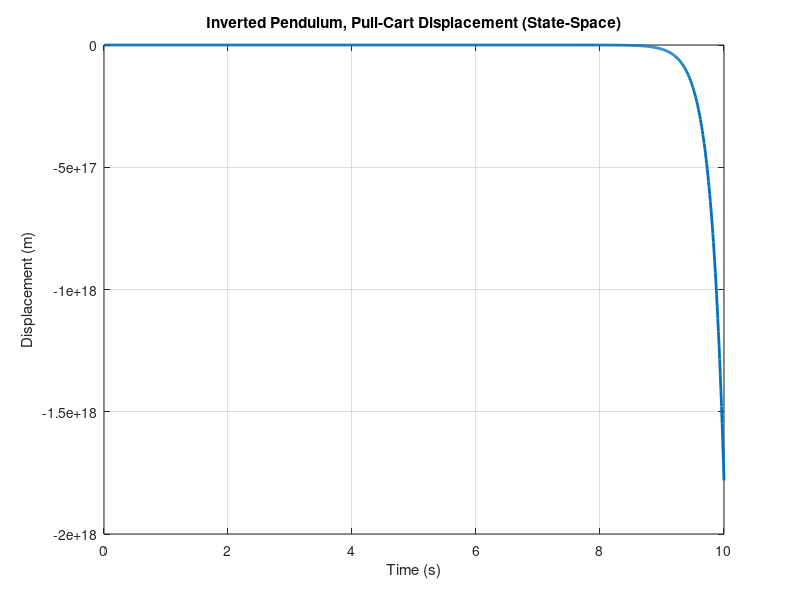
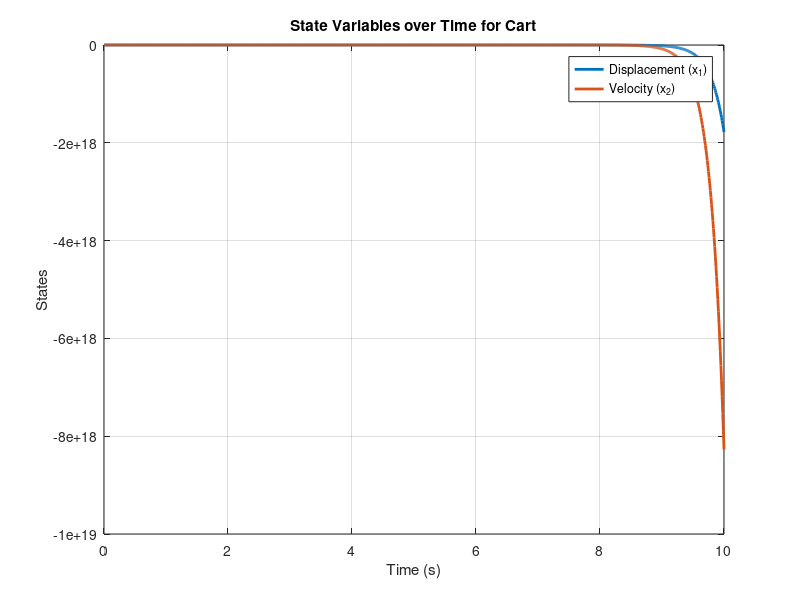
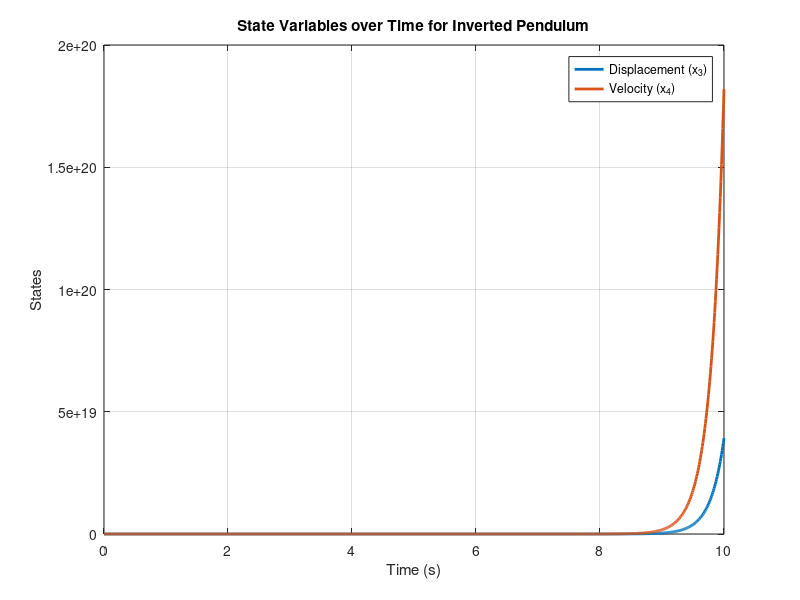

These figures' MATLAB source, in order:
%u = @(x, theta) (mp + mc)*x(2) + mp*L*theta(2)
%External force F(t): a force of 1N applied to cart after 1s
F = @(t) (t>=1) * 1;

mc= 1.0; % Mass of the cart (kg)
mp= 0.1; % Mass of the pendulum (kg)
L = 0.5; % Length of the pendulum (m)
g = 9.81; % Gravitational acceleration (
% State-space matrices
A = [0 1 0 0; 0 0 -((mp*g)/mc) 0; 0 0 0 1; 0 0 (g*(mp + mc)/(L*mc)) 0];
B = [0; (1/mc); 0; -(1/(L*mc))];
C = [1 0 0 0];
D = 0;
% Time span for the simulation
tspan = 0:0.01:10;
% Define input function (external force F)
u = arrayfun(F, tspan); % Evaluate F(t) over the time span
% Initial state
x0 = [0; 0; 0.523599; 0]; % Initial displacement and velocity
% Simulate the state-space system using lsim
sys = ss(A, B, C, D); % Create the state-space system
[y, t, x] = lsim(sys, u, tspan, x0); % Simulate the response


% Plot the displacement over time (y is the output x1, the displacement)
figure;
plot(t, y, 'LineWidth', 2);
xlabel('Time (s)');
ylabel('Displacement (m)');
title('Inverted Pendulum, Pull-Cart Displacement (State-Space)');
grid on;


% Plot the state variables (displacement and velocity) over time
figure;
plot(t, x(:,1), 'LineWidth', 2); hold on;
plot(t, x(:,2), 'LineWidth', 2);
xlabel('Time (s)');
ylabel('States');
legend('Displacement (x_1)', 'Velocity (x_2)');
title('State Variables over Time for Cart');
grid on;

% Plot the state variables (displacement and velocity) over time
figure;
plot(t, x(:,3), 'LineWidth', 2); hold on;
plot(t, x(:,4), 'LineWidth', 2);
xlabel('Time (s)');
ylabel('States');
legend('Displacement (x_3)', 'Velocity (x_4)');
title('State Variables over Time for Inverted Pendulum');
grid on;